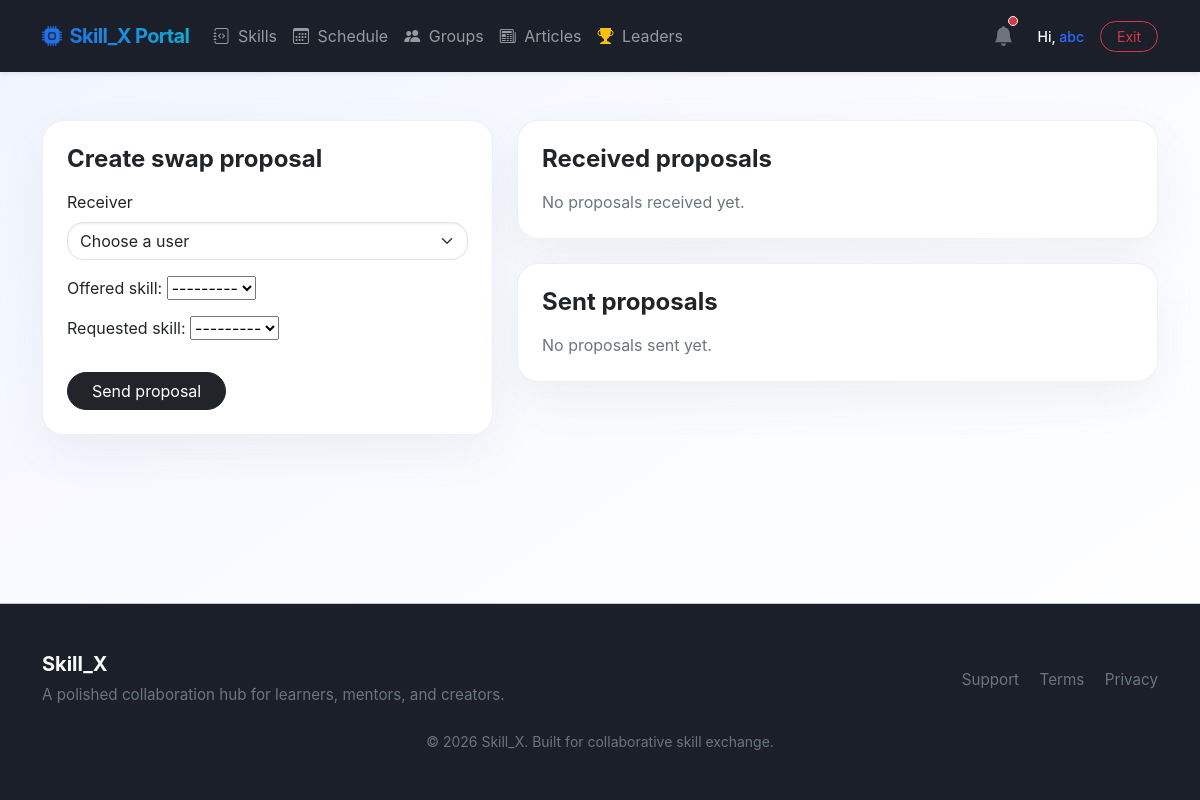
The page /exchange/ (signed in) on the database as committed earlier.
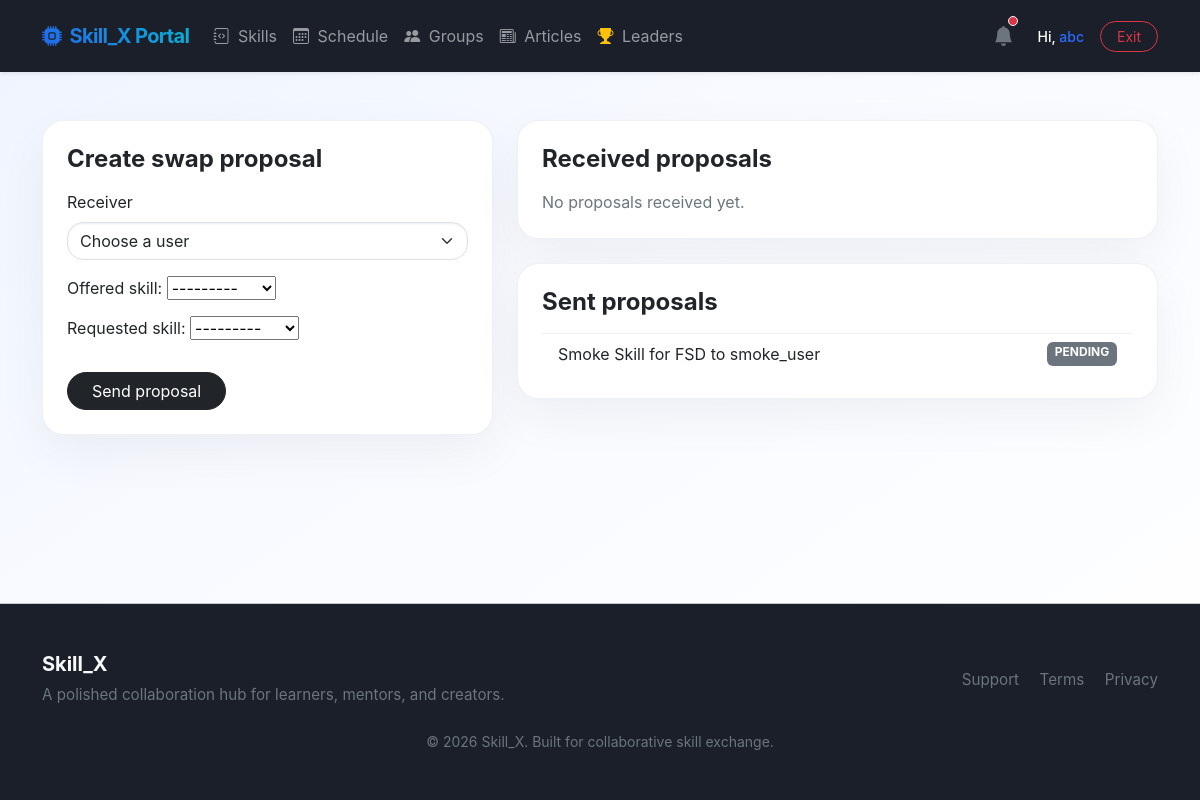
The same page on the database as committed later.
### exchange/models.py (models this page shows)
class SwapProposal(models.Model):
    STATUS = [('PENDING', 'Pending'), ('ACCEPTED', 'Accepted'), ('REJECTED', 'Rejected')]
    sender = models.ForeignKey(User, on_delete=models.CASCADE, related_name='sent_proposals')
    receiver = models.ForeignKey(User, on_delete=models.CASCADE, related_name='received_proposals')
    offered_skill = models.ForeignKey(SkillNode, on_delete=models.CASCADE, related_name='offered_swaps')
    requested_skill = models.ForeignKey(SkillNode, on_delete=models.CASCADE, related_name='requested_swaps')
    status = models.CharField(max_length=20, choices=STATUS, default='PENDING')

### skills/models.py (models this page shows)
class SkillNode(models.Model):
    owner = models.ForeignKey(User, on_delete=models.CASCADE, related_name='skills_provided')
    title = models.CharField(max_length=250)
    description = models.TextField()
    created_at = models.DateTimeField(auto_now_add=True)
    def __str__(self): return self.title

### exchange/views.py (the view)
# urls.py: path('', views.exchange_dashboard, name='exchange_dashboard'),
@login_required
def exchange_dashboard(request):
    if request.method == 'POST':
        form = SwapProposalForm(request.POST)
        receiver_id = request.POST.get('receiver')
        if form.is_valid() and receiver_id:
            proposal = form.save(commit=False)
            proposal.sender = request.user
            proposal.receiver = get_object_or_404(User, pk=receiver_id)
            proposal.save()
            return redirect('exchange_dashboard')
    else:
        form = SwapProposalForm()
    users = User.objects.exclude(pk=request.user.pk).order_by('username')
    skills = SkillNode.objects.select_related('owner').order_by('title')
    sent = SwapProposal.objects.filter(sender=request.user).select_related('receiver', 'offered_skill', 'requested_skill')
    received = SwapProposal.objects.filter(receiver=request.user).select_related('sender', 'offered_skill', 'requested_skill')
    return render(request, 'exchange/dashboard.html', {
        'form': form,
        'users': users,
        'skills': skills,
        'sent': sent,
        'received': received,
    })

### exchange/forms.py
class SwapProposalForm(forms.ModelForm):
    class Meta:
        model = SwapProposal
        fields = ['offered_skill', 'requested_skill']

### accounts/context_processors.py (called while the page is built)
def platform_context(request):
    if request.user.is_authenticated:
        from accounts.models import RoleAssignment
        try:
            role_meta = RoleAssignment.objects.get(user=request.user)
            return {'USER_ROLE': role_meta.role}
        except RoleAssignment.DoesNotExist:
            return {'USER_ROLE': 'LEARNER'}
    return {'USER_ROLE': 'ANONYMOUS'}

### exchange/templates/exchange/dashboard.html (shortened to what this page needs)
{% extends 'base.html' %}
{% block content %}
<div class="row g-4">
    <div class="col-lg-5">
        <div class="card feature-card p-4 h-100">
            <h2 class="h4 fw-bold mb-3">Create swap proposal</h2>
            <form method="post" class="row g-3">
                <div class="col-12">
                    <label for="receiver" class="form-label">Receiver</label>
                    <select id="receiver" name="receiver" class="form-select" required>
                        <option value="">Choose a user</option>
                    </select>
                </div>
                <div class="col-12">
                    {{ form.as_p }}
                </div>
                <div class="col-12">
                    <button class="btn btn-dark rounded-pill px-4" type="submit">Send proposal</button>
                </div>
            </form>
        </div>
    </div>
    <div class="col-lg-7">
        <div class="card feature-card p-4 mb-4">
            <h2 class="h4 fw-bold mb-3">Received proposals</h2>
            {% if received %}
                <div class="list-group list-group-flush">
                    {% for proposal in received %}
                        <div class="list-group-item">
                            <div class="d-flex justify-content-between align-items-start gap-3">
                                <div>
                                    <strong>{{ proposal.sender.username }}</strong>
                                    <p class="text-secondary small mb-1">{{ proposal.offered_skill }} for {{ proposal.requested_skill }}</p>
                                    <span class="badge bg-secondary">{{ proposal.status }}</span>
                                </div>
                                {% if proposal.status == 'PENDING' %}
                                    <div class="d-flex gap-2">
                                        <a href="{% url 'evaluate_proposal' proposal.id 'accept' %}" class="btn btn-sm btn-success">Accept</a>
                                        <a href="{% url 'evaluate_proposal' proposal.id 'reject' %}" class="btn btn-sm btn-outline-danger">Reject</a>
                                    </div>
                                {% endif %}
                            </div>
                        </div>
                    {% endfor %}
                </div>
            {% else %}
                <p class="text-secondary mb-0">No proposals received yet.</p>
            {% endif %}
        </div>
        <div class="card feature-card p-4">
            <h2 class="h4 fw-bold mb-3">Sent proposals</h2>
            {% if sent %}
                <div class="list-group list-group-flush">
                    {% for proposal in sent %}
                        <div class="list-group-item d-flex justify-content-between">
                            <span>{{ proposal.offered_skill }} for {{ proposal.requested_skill }} to {{ proposal.receiver.username }}</span>
                            <span class="badge bg-secondary">{{ proposal.status }}</span>
                        </div>
                    {% endfor %}
                </div>
            {% else %}
                <p class="text-secondary mb-0">No proposals sent yet.</p>
            {% endif %}
        </div>
    </div>
</div>
{% endblock %}

Rows that differ between the two databases and show on the page:
added SwapProposal: offered_skill "Smoke Skill", requested_skill "FSD", receiver.username "smoke_user", status "PENDING"
Other text that changed with them:
text no longer shown: "No proposals sent yet."
